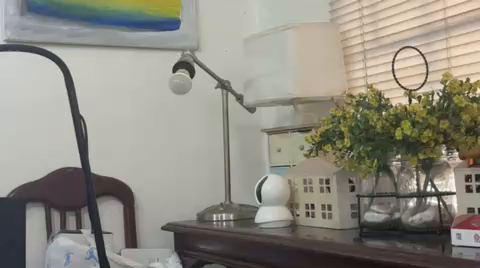
#> input picture frame 0 of MF_pipe/desktop.mp4, 480 x 268 px
$ python 01_detect_features.py
#> lines starting #> are read from the running program, lines starting #| are printed output that depends on the picture
import cv2
import numpy as np


# ------------------------------------------------------------
# Open video
# ------------------------------------------------------------

video = cv2.VideoCapture("desktop.mp4")

if not video.isOpened():
    raise RuntimeError("Could not open video")

# ------------------------------------------------------------
# Frames to process- create an array of frames taking every frame_interval_th
# frame from the video.
# ------------------------------------------------------------

frame_interval = 30

frame_count = int(video.get(cv2.CAP_PROP_FRAME_COUNT))

frame_indices = list(range(0, frame_count, frame_interval))

print(f"Video has {frame_count} frames; processing {len(frame_indices)}")

# ------------------------------------------------------------
# Feature detector - Create an ORB feature detector
#
# ORB = oriented FAST keypoints + rotated BRIEF descriptors.
# Descriptors are 256-bit binary strings (stored as 32 uint8 bytes),
# so they must be compared with Hamming distance (cv2.NORM_HAMMING),
# not L2 as with SIFT.
#
# nfeatures:     maximum keypoints kept per frame (ORB default is 500).
# scaleFactor:   ratio between pyramid levels.
# nlevels:       number of pyramid levels (gives scale invariance).
# fastThreshold: FAST corner threshold; lower finds more (weaker) corners.
# ------------------------------------------------------------

orb = cv2.ORB.create(
    nfeatures=2000,
    scaleFactor=1.2,
    nlevels=8,
    fastThreshold=20,
)


# ------------------------------------------------------------
# Detect features in selected frames- create a map from frame_index
# to an object of { "descriptors":descriptors,  "keypoints": keypoints}
# ------------------------------------------------------------

features = {}

for frame_index in frame_indices:

    video.set(cv2.CAP_PROP_POS_FRAMES, frame_index)

    success, frame = video.read()

    if not success:
        raise RuntimeError(
            f"Could not read frame {frame_index}"
        )

    gray = cv2.cvtColor(
        frame,
        cv2.COLOR_BGR2GRAY,
    )

    keypoints, descriptors = orb.detectAndCompute(
        gray,
        None,
    )

    # ORB returns descriptors=None when it finds no keypoints
    # (e.g. a blank or very blurry frame). Later stages assume an
    # (N, 32) uint8 array, so fail loudly here instead.
    if descriptors is None or len(keypoints) == 0:
        raise RuntimeError(
            f"No ORB features found in frame {frame_index}"
        )

    features[frame_index] = {
        "keypoints": keypoints,
        "descriptors": descriptors,
    }

    print(
        f"Frame {frame_index}: "
        f"{len(keypoints)} keypoints"
    )
# ------------------------------------------------------------
# Save features to file.
# ------------------------------------------------------------

feature_data = {}

for frame_index, frame_features in features.items():

    keypoints = frame_features["keypoints"]
    descriptors = frame_features["descriptors"]

    # Columns: x, y, size, angle, response, octave, class_id
    # (class_id is always -1 for ORB; kept so the column layout
    # matches the earlier SIFT file and downstream indexing [:, :2]
    # keeps working.)
    keypoint_data = np.array([
        [
            kp.pt[0],
            kp.pt[1],
            kp.size,
            kp.angle,
            kp.response,
            kp.octave,
            kp.class_id,
        ]
        for kp in keypoints
    ], dtype=np.float32)

    # ORB descriptors are binary: shape (N, 32), dtype uint8.
    assert descriptors.dtype == np.uint8 and descriptors.shape[1] == 32

    feature_data[f"keypoints_{frame_index}"] = keypoint_data
    feature_data[f"descriptors_{frame_index}"] = descriptors

np.savez(
    "01_features.npz",
    **feature_data,
)

print()
print("Saved:")
print("  01_features.npz")


video.release()

$ run again, starting later in the video
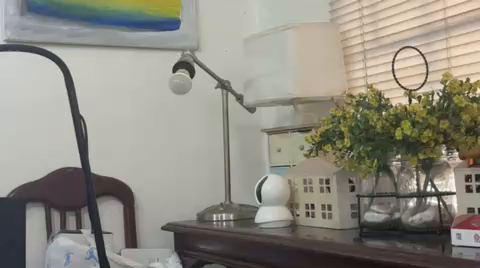
#> input picture frame 0 of MF_pipe/desktop.mp4, 480 x 268 px

$ run again, starting later in the video
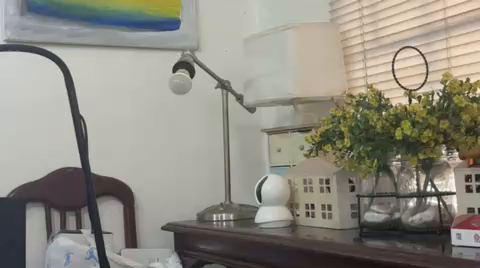
#> input picture frame 0 of MF_pipe/desktop.mp4, 480 x 268 px
